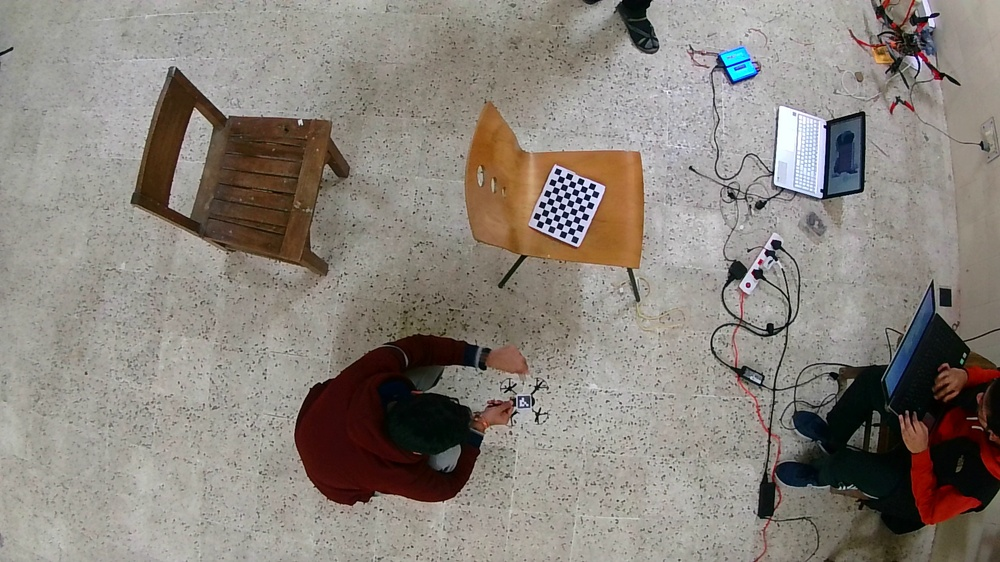
#> input picture localization/frame.jpg, 1000 x 562 px, shrunk from 1920 x 1080 before the run
$ python fetch_coordinates_debug.py
#> lines starting #> are read from the running program, lines starting #| are printed output that depends on the picture; after the words box and inside, x2 and y2 are one past the last pixel; in counts of white or black regions, pixels touching at a corner belong together; long printed decimals are rounded
#> further down, img is the input picture: shape (562, 1000, 3); mean B, G, R 124.2, 131.6, 138.2
import numpy as np
import cv2
import cv2.aruco as aruco
import sys
import time


class poseEstimation:
    def __init__(self, frame):
        self.frame = frame
        self.cam_matrix = np.load("camera_matrix_2.npy")
#> (reads localization/camera_matrix_2.npy from the repository)
        self.distortion_coefficients = np.load("distortion_coefficients_2.npy")
#> (reads localization/distortion_coefficients_2.npy from the repository)
        print(self.cam_matrix)
        print(self.distortion_coefficients)
        self.aruco_dict = aruco.getPredefinedDictionary(aruco.DICT_4X4_50)
        self.aruco_parameters = aruco.DetectorParameters()

    def fetch(self, height, frame):
#> called with height = 0
        self.frame = frame
        gray = cv2.cvtColor(self.frame, cv2.COLOR_BGR2GRAY)
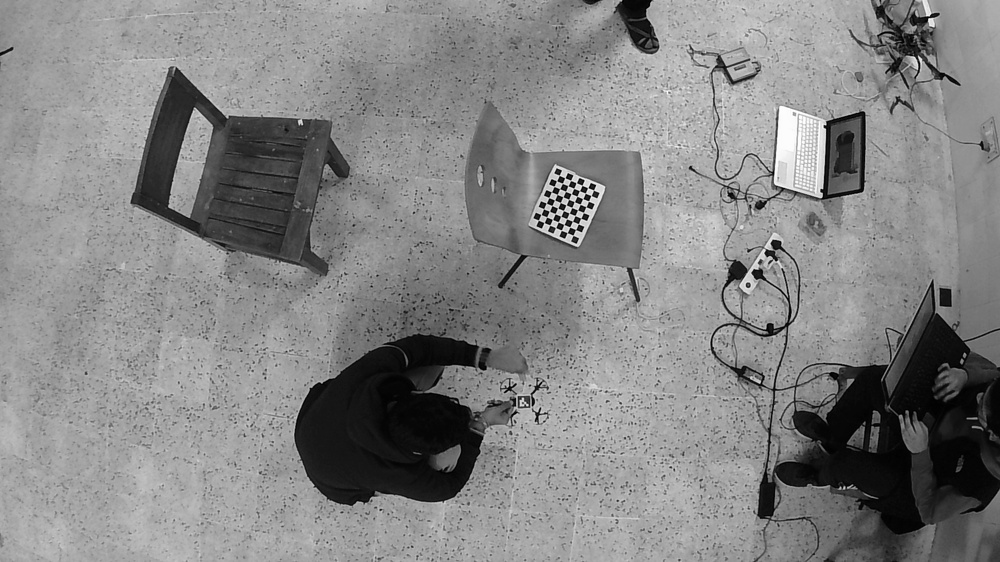
#> gray: shape (562, 1000); min 0, max 255, mean 132.7
        corners, ids, rejected_img_points = aruco.detectMarkers(
            gray, self.aruco_dict, parameters=self.aruco_parameters
        )
#> corners = ([[529, 407], [518, 407], [518, 396], [529, 396]],); ids = [0]; rejected_img_points = 14 items
        img = aruco.drawDetectedMarkers(self.frame, corners, borderColor=(0, 0, 255))
#> img: shape (562, 1000, 3); 0.02% of pixels changed, all inside (x1, y1, x2, y2) = (518, 396, 534, 412)
        cv2.imshow("img", img)
        cv2.waitKey(100)

        if len(corners) > 0:
            rvec, tvec, markerPoints = aruco.estimatePoseSingleMarkers(
                corners[0], 0.045, self.cam_matrix, self.distortion_coefficients
            )
#> rvec = [[-0.131, -2.56, -0.0362]]; tvec = [[0.713, 0.722, 2.1]]; markerPoints = [[-0.0225, 0.0225, 0], [0.0225, 0.0225, 0], [0.0225, -0.0225, 0], [-0.0225, -0.0225, 0]]
            rvec = np.reshape(rvec, (3, 1))
#> rvec = [-0.131, -2.56, -0.0362]
            tvec = np.reshape(tvec, (3, 1))
#> tvec = [0.713, 0.722, 2.1]
            rotmat, _ = cv2.Rodrigues(rvec)
#> rotmat = [[-0.833, 0.101, -0.544], [0.086, 0.995, 0.0537], [0.546, -0.00198, -0.838]]
            # print(rotmat.shape)
            # print(tvec.shape)
            # imgx = (corners[0][0][0][0] + corners[0][0][1][0] + corners[0][0][2][0] + corners[0][0][3][0])/4
            # imgy = (corners[0][0][0][1] + corners[0][0][1][1] + corners[0][0][2][1] + corners[0][0][3][1])/4
            # # print(imgx, imgy)

            # imgCoordsVec = np.array([imgx,
            #                          imgy,
            #                          1])
            # imgCoordsVec = np.reshape(imgCoordsVec, (3, 1))
            # # print(imgCoordsVec.shape)
            # camCoordsVec = np.dot(np.linalg.inv(self.cam_matrix), imgCoordsVec)
            # # print(camCoordsVec.shape)
            # camCoordsVec = camCoordsVec * ((280-height)/100)
            # # print(camCoordsVec.shape)
            # camCoordsVec = camCoordsVec - tvec
            # # print(camCoordsVec.shape)
            # # print(rotmat.shape)
            # worldCoordsVec = np.dot(np.linalg.inv(rotmat), camCoordsVec)

            # return worldCoordsVec

            tf_m2c = np.copy(rotmat)
#> tf_m2c has the same summary as rotmat
            tf_m2c = np.hstack((tf_m2c, tvec))
#> tf_m2c = [[-0.833, 0.101, -0.544, 0.713], [0.086, 0.995, 0.0537, 0.722], [0.546, -0.00198, -0.838, 2.1]]
            tf_m2c = np.vstack(
                (tf_m2c, [0, 0, 0, 1])
            )  # transformation matrix: camera with respect to marker
#> tf_m2c = [[-0.833, 0.101, -0.544, 0.713], [0.086, 0.995, 0.0537, 0.722], [0.546, -0.00198, -0.838, 2.1], [0, 0, 0, 1]]

            tf_c2m = np.transpose(rotmat)
#> tf_c2m = [[-0.833, 0.086, 0.546], [0.101, 0.995, -0.00198], [-0.544, 0.0537, -0.838]]

            ts = -np.transpose(rotmat)
#> ts = [[0.833, -0.086, -0.546], [-0.101, -0.995, 0.00198], [0.544, -0.0537, 0.838]]
            ts = np.matmul(ts, tvec)  # coordinates of marker with respect to the camera
#> ts = [-0.613, -0.786, 2.1]

            tf_c2m = np.hstack((tf_c2m, ts))
#> tf_c2m = [[-0.833, 0.086, 0.546, -0.613], [0.101, 0.995, -0.00198, -0.786], [-0.544, 0.0537, -0.838, 2.1]]

            tf_c2m = np.vstack(
                (tf_c2m, [0, 0, 0, 1])
            )  # transformation matrix: marker with respect to camera
#> tf_c2m = [[-0.833, 0.086, 0.546, -0.613], [0.101, 0.995, -0.00198, -0.786], [-0.544, 0.0537, -0.838, 2.1], [0, 0, 0, 1]]

            return ts


img = cv2.imread("frame.jpg")
obj = poseEstimation(img)
worldCoordsVec = obj.fetch(0, img)
#> worldCoordsVec = [-0.613, -0.786, 2.1]
print(worldCoordsVec)
#| [[-0.6127]
#|  [-0.7864]
#|  [ 2.105]]
